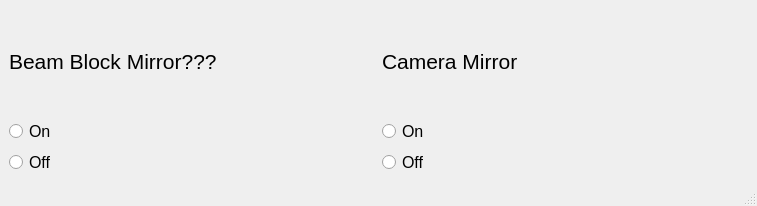
<?xml version="1.0" encoding="UTF-8"?>
<ui version="4.0">
 <class>MainWindow</class>
 <widget class="QMainWindow" name="MainWindow">
  <property name="geometry">
   <rect>
    <x>0</x>
    <y>0</y>
    <width>757</width>
    <height>206</height>
   </rect>
  </property>
  <property name="windowTitle">
   <string>Flipper Mirror</string>
  </property>
  <widget class="QWidget" name="centralwidget">
   <layout class="QHBoxLayout" name="horizontalLayout_2">
    <item>
     <layout class="QHBoxLayout" name="horizontalLayout">
      <item>
       <layout class="QVBoxLayout" name="verticalLayout_2">
        <item>
         <widget class="QLabel" name="label">
          <property name="font">
           <font>
            <pointsize>16</pointsize>
           </font>
          </property>
          <property name="text">
           <string>Beam Block Mirror???</string>
          </property>
         </widget>
        </item>
        <item>
         <widget class="QRadioButton" name="onButton_1">
          <property name="font">
           <font>
            <pointsize>12</pointsize>
           </font>
          </property>
          <property name="text">
           <string>On</string>
          </property>
         </widget>
        </item>
        <item>
         <widget class="QRadioButton" name="offButton_1">
          <property name="font">
           <font>
            <pointsize>12</pointsize>
           </font>
          </property>
          <property name="text">
           <string>Off</string>
          </property>
         </widget>
        </item>
       </layout>
      </item>
      <item>
       <layout class="QVBoxLayout" name="verticalLayout">
        <item>
         <widget class="QLabel" name="label_2">
          <property name="font">
           <font>
            <pointsize>16</pointsize>
           </font>
          </property>
          <property name="text">
           <string>Camera Mirror</string>
          </property>
         </widget>
        </item>
        <item>
         <widget class="QRadioButton" name="onButton_2">
          <property name="font">
           <font>
            <pointsize>12</pointsize>
           </font>
          </property>
          <property name="text">
           <string>On</string>
          </property>
         </widget>
        </item>
        <item>
         <widget class="QRadioButton" name="offButton_2">
          <property name="font">
           <font>
            <pointsize>12</pointsize>
           </font>
          </property>
          <property name="text">
           <string>Off</string>
          </property>
         </widget>
        </item>
       </layout>
      </item>
     </layout>
    </item>
   </layout>
  </widget>
  <widget class="QMenuBar" name="menubar">
   <property name="geometry">
    <rect>
     <x>0</x>
     <y>0</y>
     <width>757</width>
     <height>21</height>
    </rect>
   </property>
  </widget>
  <widget class="QStatusBar" name="statusbar"/>
 </widget>
 <resources/>
 <connections/>
</ui>
